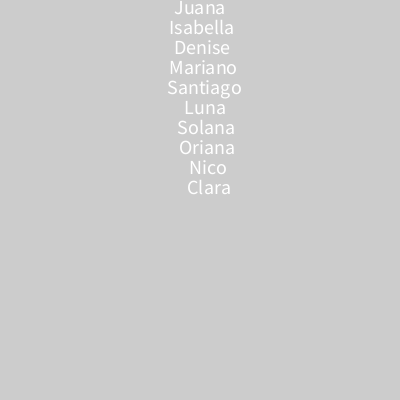
Frame 1 (no input)
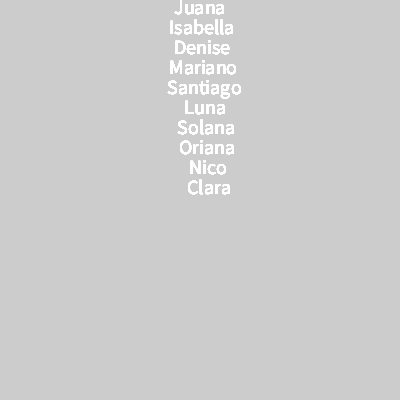
Frame 60 (the mouse pressed at the canvas centre just before this capture)
Frame 120 (the mouse held since frame 60 and released just before this capture): identical to frame 60, image omitted

The Processing sketch that drew these frames (run headless with seeded random() and noise(); from frame 60 on, the mouse is pressed at the canvas centre):

// Processing sketch: ej01_melisa
// ── ej01_melisa.pde

// 1. armar un array de 10 posiciones con 10 nombres 
// de compañeres e imprimir su contenido en la consola
// o mostrarlo en pantalla con la función text()

// Melisa

String[] nombre;

void setup() {
  size(400, 400);
  nombre = new String[10];
  nombre[0] = "Juana";
  nombre[1] = "Isabella";
  nombre[2] = "Denise";
  nombre[3] = "Mariano";
  nombre[4] = "Santiago";
  nombre[5] = "Luna";
  nombre[6] = "Solana";
  nombre[7] = "Oriana";
  nombre[8] = "Nico";
  nombre[9] = "Clara";
}
void draw() {

  textSize(20);  //mejor en setup
  textAlign(CENTER, TOP);
  for (int n = 0; n<10; n++) {
    text(nombre[n], n+200, n*20);  //podria borrarse el "n+"
  }
}
